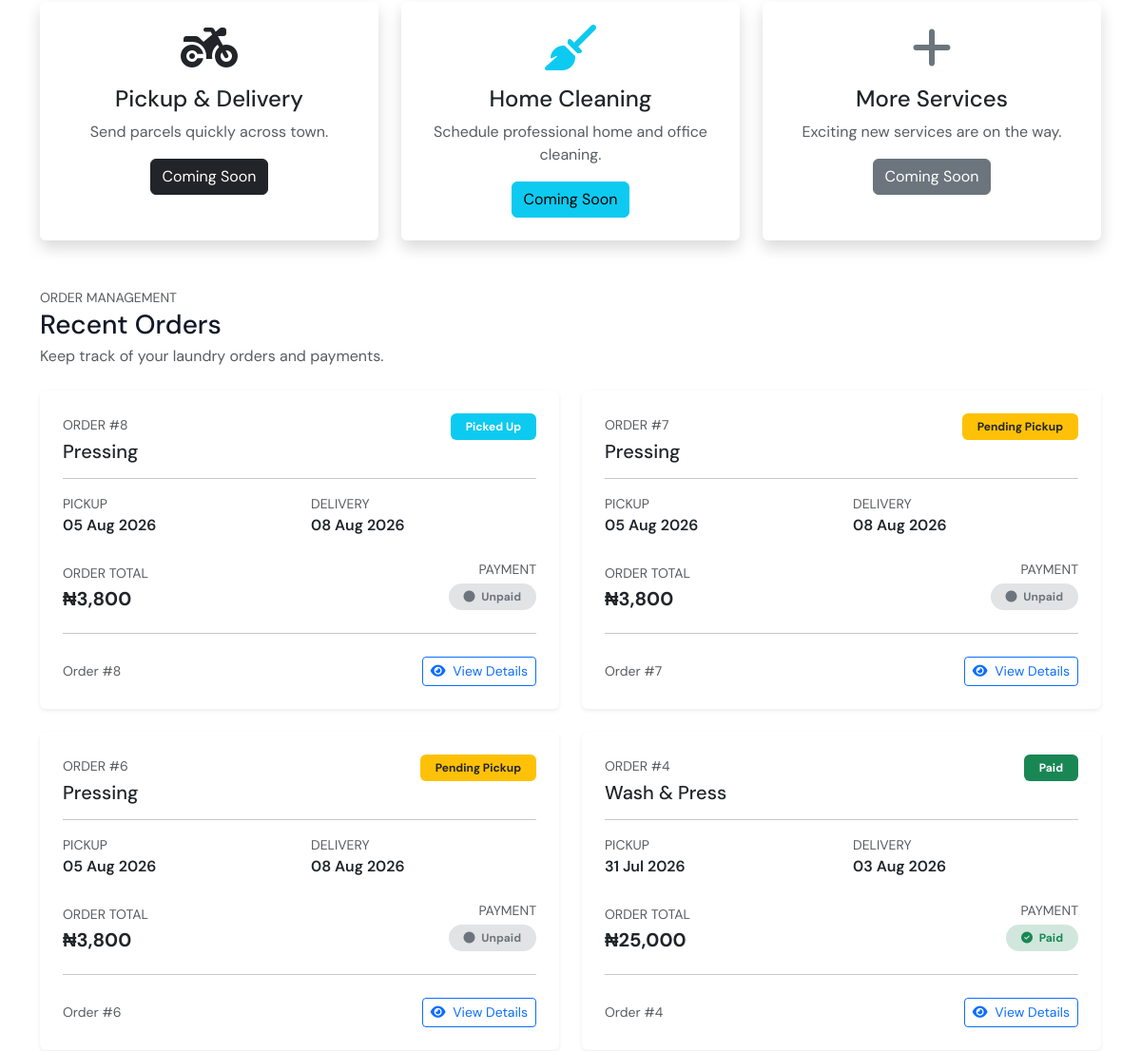
/dashboard (signed in, middle part), run on an earlier commit of the app's database.
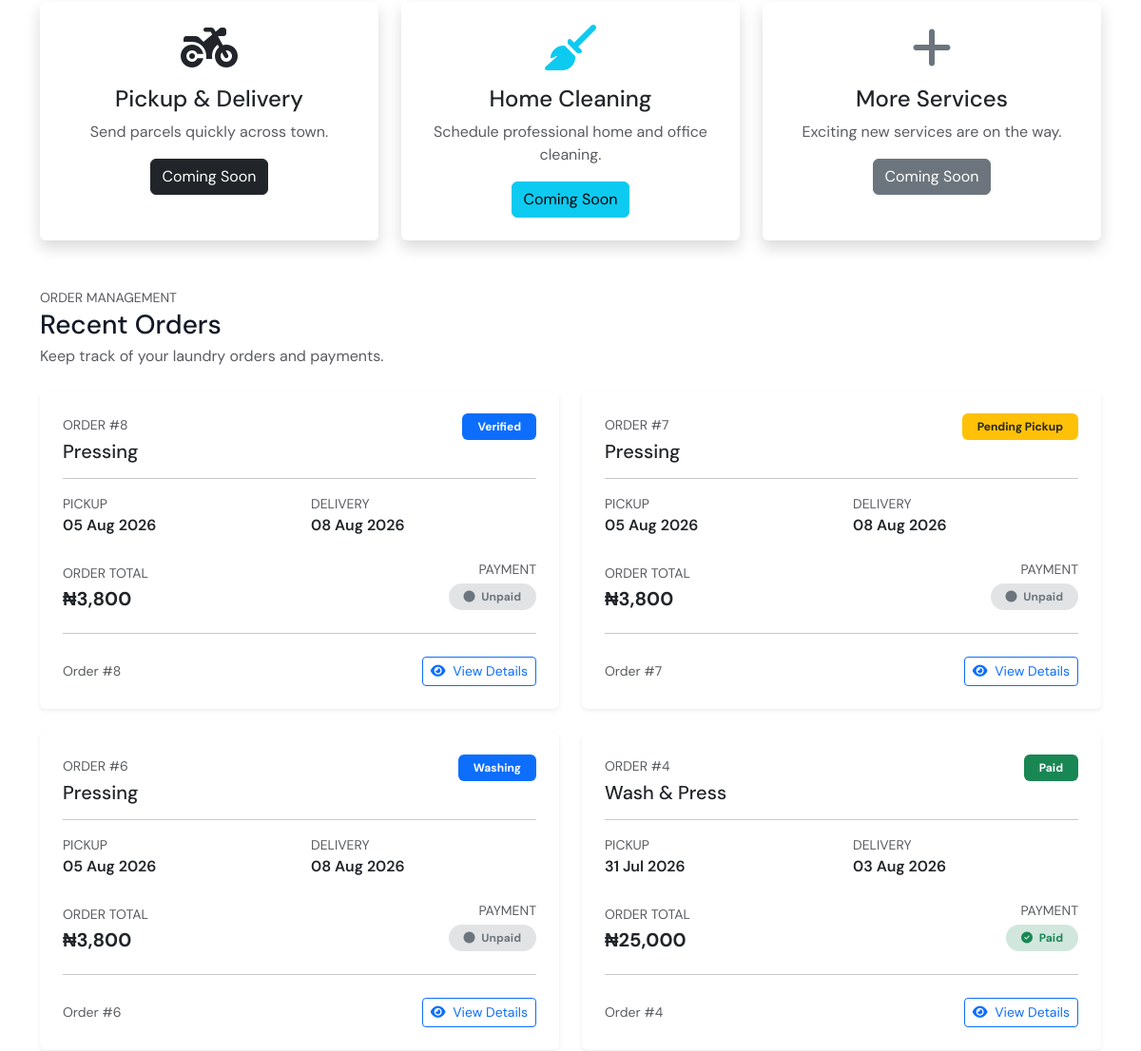
And on a later commit of the database.
### models.py (models this page shows)
class LaundryOrder(db.Model):
    __tablename__ = "laundry_orders"
    id = db.Column(
        db.Integer,
        primary_key=True
    )
    user_id = db.Column(
        db.Integer,
        db.ForeignKey("users.id"),
        nullable=False
    )
    service_type = db.Column(
        db.String(30),
        nullable=False
    )
    pickup_date = db.Column(
        db.Date,
        nullable=False
    )
    delivery_date = db.Column(
        db.Date,
        nullable=False
    )
    submitted_total = db.Column(
        db.Integer,
        nullable=False,
        default=0
    )
    verified_total = db.Column(
        db.Integer,
        nullable=False,
        default=0
    )
    payment_status = db.Column(
        db.String(20),
        nullable=False,
        default="UNPAID"
    )
    order_status = db.Column(
        db.String(40),
        nullable=False,
        default=ORDER_STATUS[0]
    )
    manager_note = db.Column(
        db.Text
    )
    customer_approved = db.Column(
        db.Boolean,
        default=False
    )
    created_at = db.Column(
        db.DateTime,
        nullable=False,
        default=datetime.utcnow
    )
    user = db.relationship(
        "User",
        backref=db.backref(
            "laundry_orders",
            lazy=True
        )
    )

### app.py (the view)
@app.route("/dashboard")
@login_required
def dashboard():
    orders = LaundryOrder.query.filter_by(
        user_id=current_user.id
    ).order_by(
        LaundryOrder.created_at.desc()
    ).all()
    total_orders = len(orders)
    pending_orders = sum(
        1 for order in orders
        if order.order_status not in [
            "Delivered"
        ]
    )
    completed_orders = sum(
        1 for order in orders
        if order.order_status == "Delivered"
    )
    return render_template(
        "dashboard.html",
        orders=orders,
        total_orders=total_orders,
        pending_orders=pending_orders,
        completed_orders=completed_orders
    )

### app.py (called while the page is built)
@app.context_processor
def inject_notification_count():
    unread_count = 0
    if current_user.is_authenticated:
        unread_count = (
            Notification.query
            .filter_by(
                user_id=current_user.id,
                is_read=False
            )
            .count()
        )
    return dict(
        unread_notifications=unread_count
    )

@login_manager.user_loader
def load_user(user_id):
    return db.get_or_404(User, int(user_id))

### templates/dashboard.html (shortened to what the changed rows need)
{% extends "base.html" %}
{% block content %}
<div class="container py-5 mt-5">
    <div class="mt-5">
        {% if orders %}
            <div class="row g-4">
                {% for order in orders %}
                    <div class="col-lg-6">
                        <div class="card shadow-sm border-0 h-100">
                            <div class="card-body p-4">
                                <div class="d-flex justify-content-between align-items-start mb-3">
                                    <div>
                                        <small class="text-muted">
                                            ORDER #{{ order.id }}
                                        </small>
                                        <h5 class="mt-1 mb-0">
                                            {% if order.service_type == "pressing" %}
                                                Pressing
                                            {% elif order.service_type == "wash_press" %}
                                                Wash & Press
                                            {% else %}
                                                {{ order.service_type
                                                   |replace("_", " ")
                                                   |title }}
                                            {% endif %}
                                        </h5>
                                    </div>
                                    <div class="text-end">
                                        {% if order.order_status == "Pending Pickup" %}
                                            <span class="badge bg-warning text-dark px-3 py-2">
                                                Pending Pickup
                                            </span>
                                        {% elif order.order_status == "Picked Up" %}
                                            <span class="badge bg-info px-3 py-2">
                                                Picked Up
                                            </span>
                                        {% elif order.order_status == "Verification In Progress" %}
                                            <span class="badge bg-info px-3 py-2">
                                                Verification
                                            </span>
                                        {% elif order.order_status == "Awaiting Customer Approval" %}
                                            <span class="badge bg-warning text-dark px-3 py-2">
                                                Awaiting Approval
                                            </span>
                                        {% elif order.order_status == "Verified" %}
                                            <span class="badge bg-primary px-3 py-2">
                                                Verified
                                            </span>
                                        {% elif order.order_status == "Washing" %}
                                            <span class="badge bg-primary px-3 py-2">
                                                Washing
                                            </span>
                                        {% elif order.order_status == "Ironing" %}
                                            <span class="badge bg-primary px-3 py-2">
                                                Ironing
                                            </span>
                                        {% elif order.order_status == "Ready For Payment" %}
                                            <span class="badge bg-warning text-dark px-3 py-2">
                                                Ready For Payment
                                            </span>
                                        {% elif order.order_status == "Paid" %}
                                            <span class="badge bg-success px-3 py-2">
                                                Paid
                                            </span>
                                        {% elif order.order_status == "Ready For Delivery" %}
                                            <span class="badge bg-success px-3 py-2">
                                                Ready For Delivery
                                            </span>
                                        {% elif order.order_status == "Out For Delivery" %}
                                            <span class="badge bg-info px-3 py-2">
                                                Out For Delivery
                                            </span>
                                        {% elif order.order_status == "Delivered" %}
                                            <span class="badge bg-success px-3 py-2">
                                                Delivered
                                            </span>
                                        {% else %}
                                            <span class="badge bg-secondary px-3 py-2">
                                                {{ order.order_status }}
                                            </span>
                                        {% endif %}
                                    </div>
                                </div>
                                <hr>
                                <div class="row">
                                    <div class="col-6 mb-3">
                                        <small class="text-muted d-block">
                                            PICKUP
                                        </small>
                                        <span class="fw-semibold">
                                            {{ order.pickup_date.strftime("%d %b %Y") }}
                                        </span>
                                    </div>
                                    <div class="col-6 mb-3">
                                        <small class="text-muted d-block">
                                            DELIVERY
                                        </small>
                                        <span class="fw-semibold">
                                            {{ order.delivery_date.strftime("%d %b %Y") }}
                                        </span>
                                    </div>
                                </div>
                                <div class="row align-items-end mt-2">
                                    <div class="col-6">
                                        <small class="text-muted d-block mb-1">
                                            ORDER TOTAL
                                        </small>
                                        <h5 class="mb-0 fw-bold">
                                            ₦{{ "{:,.0f}".format(order.submitted_total) }}
                                        </h5>
                                    </div>
                                    <div class="col-6 text-end">
                                        <small class="text-muted d-block mb-1">
                                            PAYMENT
                                        </small>
                                        {% if order.payment_status == "PAID" %}
                                            <span class="badge rounded-pill bg-success-subtle text-success px-3 py-2">
                                                <i class="fas fa-circle-check me-1"></i>
                                                Paid
                                            </span>
                                        {% else %}
                                            <span class="badge rounded-pill bg-secondary-subtle text-secondary px-3 py-2">
                                                <i class="fas fa-circle me-1"></i>
                                                Unpaid
                                            </span>
                                        {% endif %}
                                    </div>
                                </div>
                                <hr class="my-4">
                                <div class="d-flex justify-content-between align-items-center">
                                    <small class="text-muted">
                                        Order #{{ order.id }}
                                    </small>
                                    <a
                                        href="{{ url_for('order_details', order_id=order.id) }}"
                                        class="btn btn-outline-primary btn-sm"
                                    >
                                        <i class="fas fa-eye me-1"></i>
                                        View Details
                                    </a>
                                </div>
                            </div>
                        </div>
                    </div>
                {% endfor %}
            </div>
        {% endif %}
    </div>
</div>
{% endblock %}

What changed in the data, as far as the page shows it:
changed LaundryOrder id 8: order_status "Picked Up" → "Verified"
changed LaundryOrder id 6: order_status "Pending Pickup" → "Washing"
